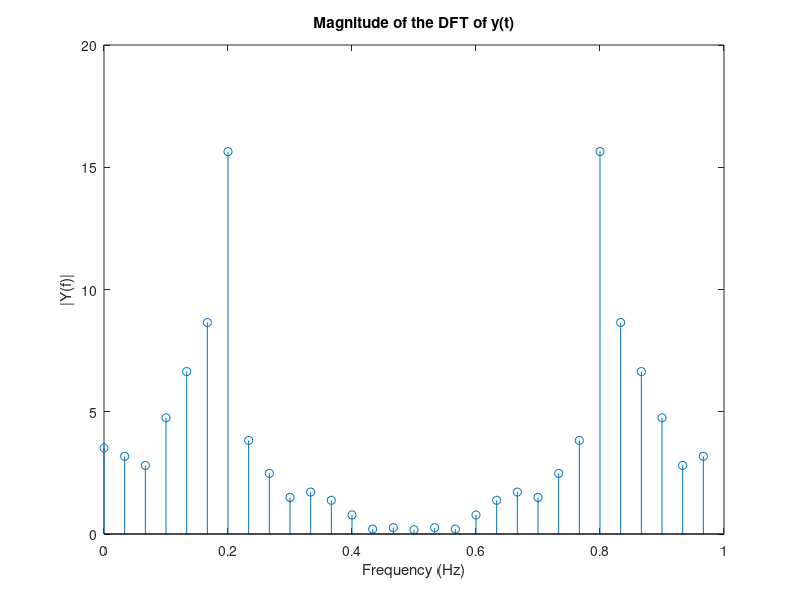
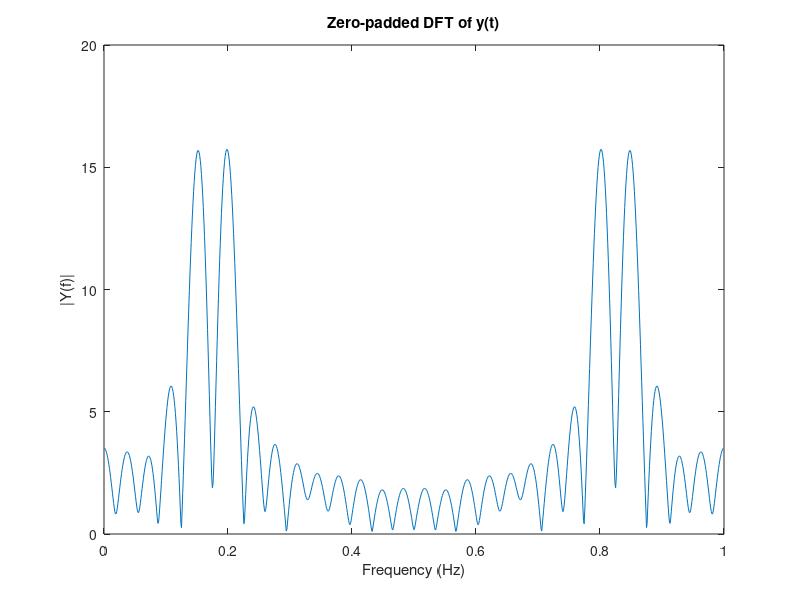

Write the MATLAB code that produced these figures, in order.
% Define parameters
N = 30;                     % Number of samples
Ts = 1;                     % Sampling interval in seconds
t = (0:N-1)*Ts;             % Time vector
var_e = 0.01;               % Variance of Gaussian noise

% Generate signals
s = sin(t) + sin(1.2*t);    % Signal s(t)
e = sqrt(var_e)*randn(1,N); % Gaussian noise e(t)
y = s + e;                  % Observed signal y(t)

% Perform the discrete Fourier transform (DFT)
Y = fft(y);

% Compute the frequency axis
f = (0:N-1)*(1/(Ts*N));

% Plot the magnitude of the DFT
figure;
stem(f, abs(Y));
title('Magnitude of the DFT of y(t)');
xlabel('Frequency (Hz)');
ylabel('|Y(f)|');

% Zero-padding to improve frequency resolution
Y_zeropad = fft(y, 1024);  % Zero-pad to the next power of 2 greater than N

% Compute the new frequency axis for zero-padding
f_zeropad = (0:1023)*(1/(Ts*1024));

% Plot the magnitude of the zero-padded DFT
figure;
plot(f_zeropad, abs(Y_zeropad));
title('Zero-padded DFT of y(t)');
xlabel('Frequency (Hz)');
ylabel('|Y(f)|');
